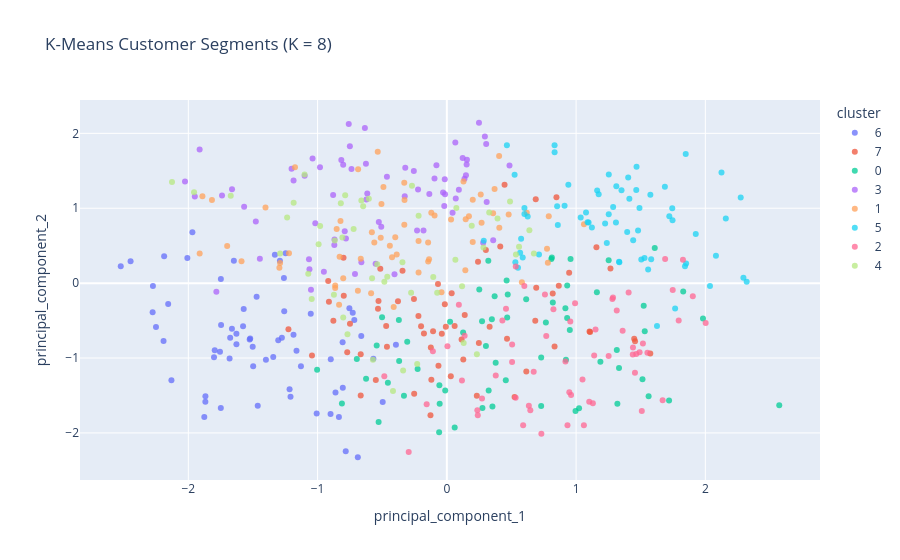

This figure's notebook cell:
### Code cell
#Cluster Visuvalization

fig = px.scatter(
    pca_df,
    x="principal_component_1",
    y="principal_component_2",
    color="cluster",
    opacity=0.75,
    title=(
        f"K-Means Customer Segments "
        f"(K = {BEST_K})"
    ),
)

fig.show()

fig.write_html(
    CHART_DIR / "kmeans_pca_clusters.html"
)
